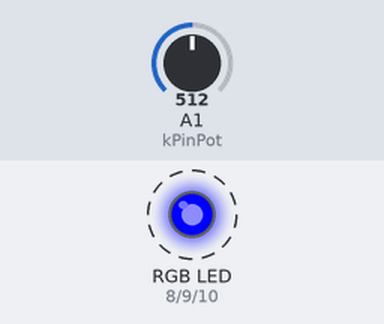
This sketch was run on a simulated Arduino Uno, built with avr-gcc and run on an emulated ATmega328P. On the bench: an RGB LED mixed from three pins (HIGH = lit). Dashed ring = blinking. The test bench sets the inputs (shaded band); at power-on: A1 (kPinPot) = 512. What the sketch prints to the serial monitor is not drawn.

Above: at 2.3 s.
2.4 s: A1 (kPinPot) set to 0
At 2.92 s:
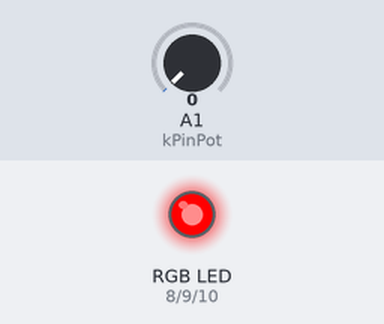
5.9 s: A1 (kPinPot) set to 306
At 6.15 s:
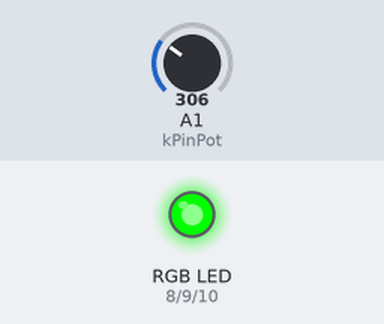
Timing chart, 0 to 15.4 s (numbered marks = the images above; inputs shaded):
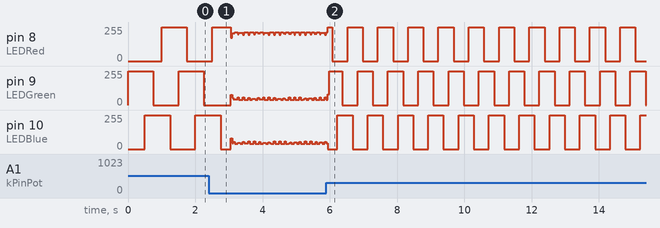

The sketch:

three_led_solution_challenge_two.ino
```cpp
//variables are initialized here.
const int LEDRed = 8;
const int LEDGreen = 9;
const int LEDBlue = 10;
const int delayTime = 20;
const int kPinPot = A1;
int sensorValue;
float ledSpeed = 1;
long lastTime = 0;

void setup() {
  // setup code is placed here, and run once.
pinMode (LEDRed, OUTPUT);
pinMode (LEDGreen, OUTPUT);
pinMode (LEDBlue, OUTPUT);
Serial.begin(9600);
}

void loop() {
  // main code is placed here, and run repeatedly.

sensorValue = analogRead(kPinPot);

Serial.print("value is: ");
Serial.print(sensorValue);
ledSpeed = map(sensorValue, 0, 1023, 1, 500);
Serial.print("\n");
Serial.print(ledSpeed);
Serial.print(" ");

digitalWrite(LEDGreen, HIGH);
delay(ledSpeed);
digitalWrite(LEDRed, LOW);
delay(ledSpeed);
digitalWrite(LEDBlue, HIGH);
delay(ledSpeed);
digitalWrite(LEDGreen, LOW);
delay(ledSpeed);
digitalWrite(LEDRed, HIGH);
delay(ledSpeed);
digitalWrite(LEDBlue, LOW);
delay(ledSpeed);
}
```

Measured:
- by itself, pin 8 (LEDRed): repeats every 0.90 s: 0/255 0.45 s, 255/255 0.45 s
- by itself, pin 9 (LEDGreen): repeats every 0.85 s: 255/255 0.40 s, 0/255 0.45 s
- by itself, pin 10 (LEDBlue): repeats every 0.90 s: 255/255 0.45 s, 0/255 0.45 s
